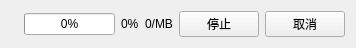
<?xml version="1.0" encoding="UTF-8"?>
<ui version="4.0">
 <class>ProgressWidget</class>
 <widget class="QWidget" name="ProgressWidget">
  <property name="geometry">
   <rect>
    <x>0</x>
    <y>0</y>
    <width>353</width>
    <height>47</height>
   </rect>
  </property>
  <property name="windowTitle">
   <string>Form</string>
  </property>
  <layout class="QVBoxLayout" name="verticalLayout">
   <item>
    <layout class="QHBoxLayout" name="horizontalLayout">
     <property name="spacing">
      <number>6</number>
     </property>
     <item>
      <widget class="QLabel" name="nameLabel">
       <property name="text">
        <string/>
       </property>
      </widget>
     </item>
     <item>
      <widget class="QProgressBar" name="progressBar">
       <property name="value">
        <number>0</number>
       </property>
      </widget>
     </item>
     <item>
      <widget class="QLabel" name="percentageLabel">
       <property name="text">
        <string>0%</string>
       </property>
      </widget>
     </item>
     <item>
      <widget class="QLabel" name="label">
       <property name="text">
        <string>0/MB</string>
       </property>
      </widget>
     </item>
     <item>
      <widget class="QPushButton" name="pushButton_Stop">
       <property name="text">
        <string>停止</string>
       </property>
      </widget>
     </item>
     <item>
      <widget class="QPushButton" name="pushButton_cancel">
       <property name="text">
        <string>取消</string>
       </property>
      </widget>
     </item>
    </layout>
   </item>
  </layout>
 </widget>
 <resources/>
 <connections/>
</ui>
